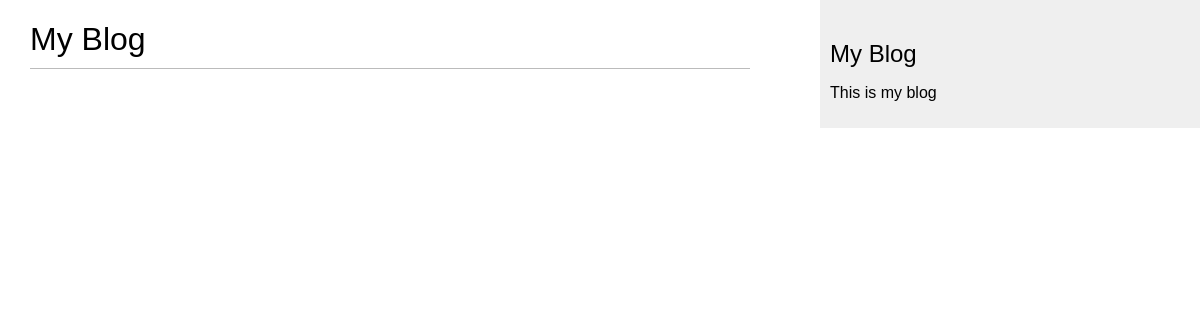
The page /blog/ on the database as committed earlier.
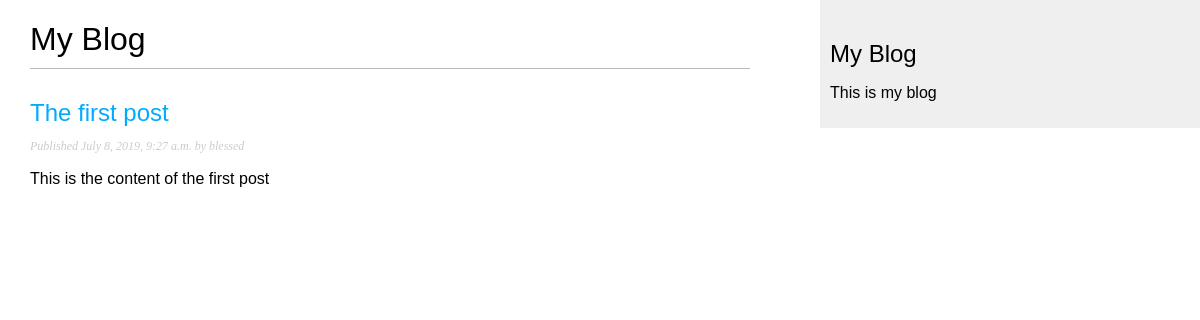
The same page on the database as committed later.
### blog/models.py (models this page shows, shortened)
class Post(models.Model):
    STATUS_CHOICES = (
        ('draft', 'Draft'),
        ('published', 'Published'),
    )
    title = models.CharField(max_length=250)
    slug = models.SlugField(max_length=250, unique_for_date='publish')
    author = models.ForeignKey(User,
                              on_delete=models.CASCADE,
                              related_name='blog_posts')
    body = models.TextField()
    publish = models.DateTimeField(default=timezone.now)
    created = models.DateTimeField(auto_now_add=True)
    updated = models.DateTimeField(auto_now=True)
    status = models.CharField(max_length=10,
                              choices=STATUS_CHOICES,
                              default='draft')
    objects = models.Manager()  # the default manager
    published = PublishedManager() # our custom manager
    class Meta:
        ordering = ('-publish',)
    def get_absolute_url(self):
        return reverse('blog:post_detail',
                        args=[self.publish.year,
                                self.publish.month,
                                self.publish.day,
                                self.slug])

### blog/views.py (the view)
# urls.py: path('', views.post_list, name='post_list'),
def post_list(request):
    posts = Post.published.all()
    return render(request, 'blog/post/list.html', {'posts':posts})

### blog/models.py (called while the page is built)
    def get_queryset(self):
        return super(PublishedManager,
            self).get_queryset().filter(status='published')

### blog/templates/blog/post/list.html (shortened to what this page needs)
{% extends 'blog/base.html' %}
{% block content %}
    <h1>My Blog</h1>
    {% for post in posts %}
        <h2>
            <a href="{{ post.get_absolute_url }}">
                {{post.title}}
            </a>
        </h2>
        <p class="date">
            Published {{ post.publish }} by {{ post.author }}
        </p>
        {{ post.body|truncatewords:30|linebreaks }}
    {% endfor %}
{% endblock %}

### blog/templates/blog/base.html (shortened to what this page needs)
{% load static %}
<!DOCTYPE html>
<html lang="en">
<head>
    <link rel="stylesheet" href="{% static 'css/blog.css' %}">
</head>
<body>
    <div id="content">
        {% block content %}{% endblock %}
    </div>
    <div id="sidebar">
        <h2>My Blog</h2>
        <p>This is my blog</p>
    </div>
</body>
</html>

### blog/static/css/blog.css (style rules this page uses)
body { margin:0; padding:0; font-family:helvetica, sans-serif; }
a { color:#00abff; text-decoration:none; }
h1 { font-weight:normal; border-bottom:1px solid #bbb; padding:0 0 10px 0; }
h2 { font-weight:normal; margin:30px 0 0; }
#content { float:left; width:60%; padding:0 0 0 30px; }
#sidebar { float:right; width:30%; padding:10px; background:#efefef; height:100%; }
p.date { color:#ccc; font-family: georgia, serif; font-size: 12px; font-style: italic; }

Rows that differ between the two databases and show on the page:
added Post: title "The first post", publish "July 8, 2019, 9:27 a.m.", author "blessed", body "This is the content of the first post"
